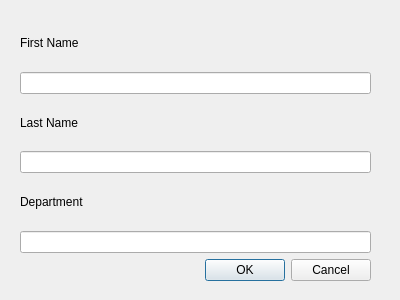
<?xml version="1.0" encoding="UTF-8"?>
<ui version="4.0">
 <class>EditEmpDialog</class>
 <widget class="QDialog" name="EditEmpDialog">
  <property name="geometry">
   <rect>
    <x>0</x>
    <y>0</y>
    <width>400</width>
    <height>300</height>
   </rect>
  </property>
  <property name="windowTitle">
   <string>Dialog</string>
  </property>
  <widget class="QWidget" name="">
   <property name="geometry">
    <rect>
     <x>20</x>
     <y>20</y>
     <width>351</width>
     <height>261</height>
    </rect>
   </property>
   <layout class="QVBoxLayout" name="verticalLayout">
    <item>
     <layout class="QVBoxLayout" name="verticalLayout_5">
      <item>
       <widget class="QLabel" name="label_5">
        <property name="text">
         <string>First Name</string>
        </property>
       </widget>
      </item>
      <item>
       <widget class="QLineEdit" name="firstNameLineEdit"/>
      </item>
      <item>
       <widget class="QLabel" name="label_4">
        <property name="text">
         <string>Last Name</string>
        </property>
       </widget>
      </item>
      <item>
       <widget class="QLineEdit" name="lastNameLineEdit"/>
      </item>
      <item>
       <widget class="QLabel" name="label_2">
        <property name="text">
         <string>Department</string>
        </property>
       </widget>
      </item>
      <item>
       <widget class="QLineEdit" name="deptLineEdit"/>
      </item>
     </layout>
    </item>
    <item>
     <widget class="QDialogButtonBox" name="editEmpButtonBox">
      <property name="orientation">
       <enum>Qt::Horizontal</enum>
      </property>
      <property name="standardButtons">
       <set>QDialogButtonBox::Cancel|QDialogButtonBox::Ok</set>
      </property>
     </widget>
    </item>
   </layout>
  </widget>
 </widget>
 <resources/>
 <connections>
  <connection>
   <sender>editEmpButtonBox</sender>
   <signal>accepted()</signal>
   <receiver>EditEmpDialog</receiver>
   <slot>accept()</slot>
   <hints>
    <hint type="sourcelabel">
     <x>248</x>
     <y>254</y>
    </hint>
    <hint type="destinationlabel">
     <x>157</x>
     <y>274</y>
    </hint>
   </hints>
  </connection>
  <connection>
   <sender>editEmpButtonBox</sender>
   <signal>rejected()</signal>
   <receiver>EditEmpDialog</receiver>
   <slot>reject()</slot>
   <hints>
    <hint type="sourcelabel">
     <x>316</x>
     <y>260</y>
    </hint>
    <hint type="destinationlabel">
     <x>286</x>
     <y>274</y>
    </hint>
   </hints>
  </connection>
 </connections>
</ui>
